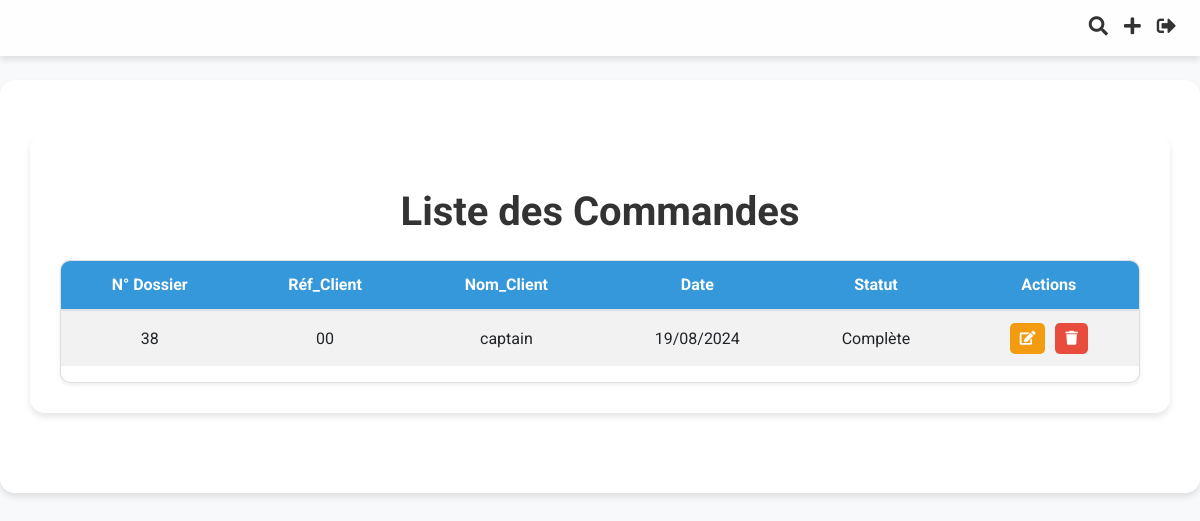
Screenshot of /application/commandes/ (signed in) with the database file from the repository.
### Application/models.py (models this page shows, shortened)
class Commande(models.Model):
    order_id = models.AutoField(primary_key=True)
    date_time = models.DateTimeField(auto_now_add=True)
    company_reference_number = models.CharField(max_length=100)
    client_name = models.CharField(max_length=100, default="")
    adresse = models.CharField(max_length=255, blank=True, null=True)
    email = models.EmailField(blank=True, null=True)
    fax = models.CharField(max_length=50, blank=True, null=True)
    ice = models.CharField(max_length=50, blank=True, null=True)
    infographiste = models.CharField(max_length=100, blank=True, null=True)
    order_status = models.CharField(max_length=50, choices=[
        ('draft', 'Draft'),
        ('completed', 'Completed')
    ])
    bc_number = models.CharField(max_length=50, blank=True, null=True)
    date_bc = models.DateField(blank=True, null=True)
    devis_date = models.DateTimeField(blank=True, null=True)
    devis_numero = models.IntegerField(null=True, blank=True)
    facture_date = models.DateTimeField(blank=True, null=True)
    facture_numero = models.IntegerField(null=True, blank=True)
    bl_date = models.DateTimeField(blank=True, null=True)
    bl_numero = models.IntegerField(null=True, blank=True)
    remarque = models.CharField(max_length=50, choices=[
        ('paye', 'Payé'),
        ('non_paye', 'Non Payé')
    ], default='non payé')
    facture_status = models.CharField(max_length=50, choices=[
            ('no_facture', 'Pas de Facture'),
            ('facture_termine', 'Facture Terminée')
        ], default='pas de facture')
    bl_status = models.CharField(max_length=50, choices=[
            ('no_bl', 'Pas de bon_livraison'),
            ('bl_termine', 'bon_livraison Terminé')
        ], default='pas de bon_livraison')
    devis_status = models.CharField(max_length=50, choices=[
            ('no_devis', 'Pas de Devis'),
            ('devis_termine', 'Devis Terminé')
        ], default='pas de devis')

### Application/views.py (the view)
# urls.py: path('commandes/', views.liste_commandes, name='liste_commandes'),
@login_required
def liste_commandes(request):
    query = request.GET.get('q')
    if query:
        commandes = Commande.objects.filter(
            Q(order_id__icontains=query) |
            Q(client_name__icontains=query)
        )
    else:
        commandes = Commande.objects.filter(order_status__in=['draft', 'completed'])
    is_assistant = request.user.groups.filter(name='Assistants').exists()
    return render(request, 'Application/liste_commandes.html', {'commandes': commandes, 'is_assistant': is_assistant})

### Application/templatetags/commande_extras.py (called while the page is built)
@register.filter
def translate_status(status):
    translations = {
        'draft': 'Incomplète',
        'completed': 'Complète',
        'devis': 'Devis',
        'facture': 'Facture',
        'bon_livraison': 'Bon de Livraison',
        'situation_client': 'Situation Client'
    }
    return translations.get(status, status)

### Application/templates/Application/liste_commandes.html (shortened to what this page needs)
{% extends "base.html" %}
{% load static %}
{% load commande_extras %}
{% block content %}
<div class="container mt-4">
    <h1 class="text-center header-title my-4">Liste des Commandes</h1>
    <div class="card shadow-sm custom-table">
                <table class="table table-striped">
                    <thead>
                        <tr>
                            <th>N° Dossier</th>
                            <th>Réf_Client</th>
                            <th>Nom_Client</th>
                            <th>Date</th>
                            <th>Statut</th>
                            <th>Actions</th>
                        </tr>
                    </thead>
                    <tbody>
                        {% if commandes %}
                            {% for commande in commandes %}
                                <tr>
                                    <td>{{ commande.order_id }}</td>
                                    <td>{{ commande.company_reference_number }}</td>
                                    <td>{{ commande.client_name }}</td>
                                    <td>{{ commande.date_time|date:"d/m/Y" }}</td>
                                    <td>{{ commande.order_status|translate_status }}</td>
                                    <td>
                                        <div class="btn-container">
                                            <a href="{% url 'modifier_commande' commande.pk %}" class="btn btn-sm btn-custom-warning">
                                                <i class="fas fa-edit"></i>
                                            </a>
                                            <a href="{% url 'supprimer_commande' commande.pk %}" class="btn btn-sm btn-custom-danger" onclick="return confirm('Etes-vous sûr de vouloir supprimer cette commande?');">
                                                <i class="fas fa-trash"></i>
                                            </a>
                                        </div>
                                    </td>
                                </tr>
                            {% endfor %}
                        {% else %}
                            <tr>
                                <td colspan="6" class="text-center">Aucune commande disponible.</td>
                            </tr>
                        {% endif %}
                    </tbody>
                </table>
        </div>
</div>
{% endblock %}

### Application/templates/Application/liste_commandes.html (style rules this page uses)
body { font-family: 'Roboto', sans-serif; background-color: #f8f9fa; }
.custom-table { background-color: #fff; border-radius: 10px; box-shadow: 0 4px 8px rgba(0, 0, 0, 0.1); overflow: hidden; margin-top: 20px; }
.custom-table th, .custom-table td { padding: 12px 15px; text-align: center; }
.custom-table th { background-color: #3498db; color: #fff; font-weight: bold; border: none; }
.btn-custom-warning { background-color: #f39c12; color: #fff; border: none; transition: background-color 0.3s ease; border-radius: 5px; padding: 5px 10px; }
.btn-custom-danger { background-color: #e74c3c; color: #fff; border: none; transition: background-color 0.3s ease; border-radius: 5px; padding: 5px 10px; }
.header-title { font-family: 'Roboto', sans-serif; color: #333; font-weight: 700; margin-bottom: 20px; }
.btn-container { display: flex; justify-content: center; gap: 10px; }

### rows the page displays
Commande: order_id "38", company_reference_number "00", client_name "captain", date_time "19/08/2024", order_status|translate_status "Complète"
